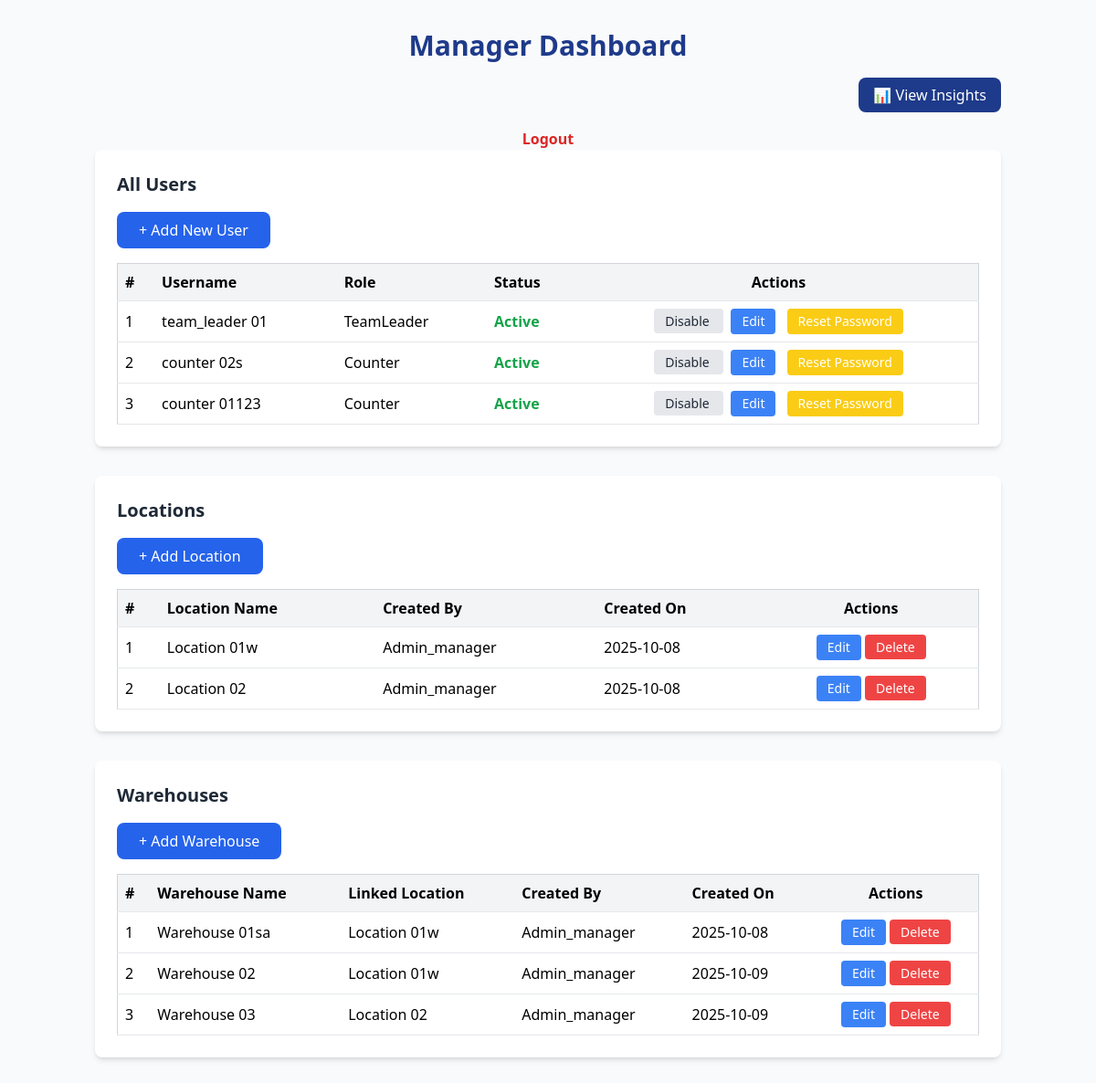
Before: /manager/dashboard (signed in) with the older database file.
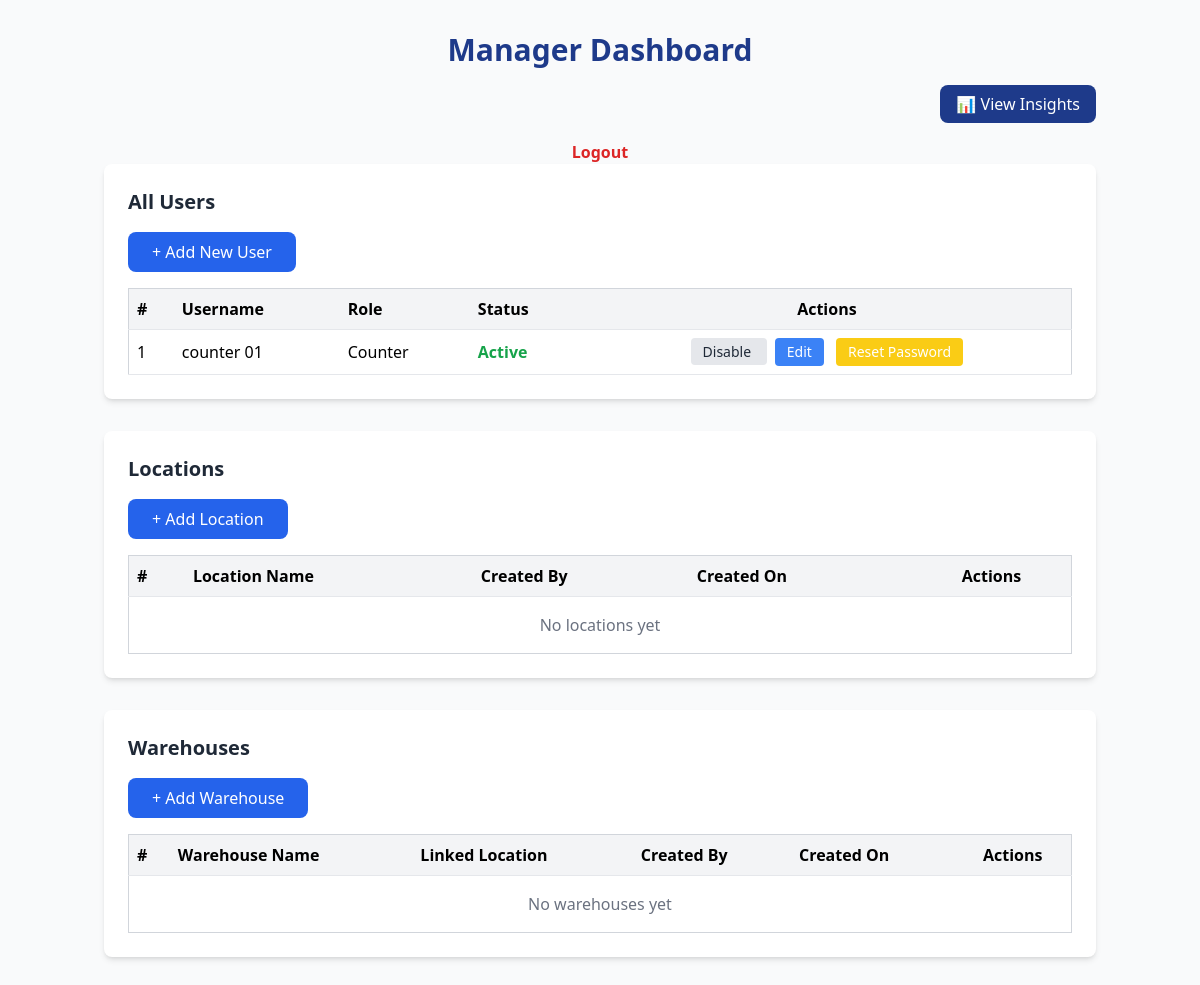
After: the same page with the newer database file.
### app/models.py (models this page shows, shortened)
class User(db.Model, UserMixin):
    __tablename__ = "users"
    id = db.Column(db.Integer, primary_key=True)
    username = db.Column(db.String(100), unique=True, nullable=False)
    password_hash = db.Column(db.String(255), nullable=False)
    role = db.Column(db.String(50))
    is_active = db.Column(db.Boolean, default=True)

class Location(db.Model):
    __tablename__ = "locations"
    id = db.Column(db.Integer, primary_key=True)
    name = db.Column(db.String(100), unique=True, nullable=False)
    created_by = db.Column(db.String(100))
    created_on = db.Column(db.DateTime, default=datetime.utcnow)
    warehouses = db.relationship("Warehouse", backref="location", lazy=True)
    scan_lines = db.relationship("ScanLine", backref="location", lazy=True)
    scan_records = db.relationship("ScanRecord", backref="location", lazy=True)

class Warehouse(db.Model):
    __tablename__ = "warehouses"
    id = db.Column(db.Integer, primary_key=True)
    warehouse_name = db.Column(db.String(100), unique=True, nullable=False)
    location_id = db.Column(
        db.Integer,
        db.ForeignKey("locations.id", name="fk_warehouse_location_id"),
        nullable=False,
    )
    created_by = db.Column(db.String(100))
    created_on = db.Column(db.DateTime, default=datetime.utcnow)
    scan_lines = db.relationship("ScanLine", backref="warehouse", lazy=True)
    scan_records = db.relationship("ScanRecord", backref="warehouse", lazy=True)

### app/routes/manager.py (the view)
@bp.route("/dashboard")
@login_required
def dashboard():
    if current_user.role != "Manager":
        return "Unauthorized", 403
    users = User.query.filter(User.role != "Manager").all()
    locations = Location.query.all()
    warehouses = Warehouse.query.all()
    return render_template(
        "manager_dashboard.html",
        users=users,
        locations=locations,
        warehouses=warehouses
    )

### app/templates/manager_dashboard.html (shortened to what this page needs)
<!DOCTYPE html>
<html lang="en">
<head>
  <script src="https://cdn.tailwindcss.com"></script>
</head>
<body class="bg-gray-50 min-h-screen">
  <div class="container mx-auto px-4 py-8">
    <h1 class="text-3xl font-bold text-blue-900 mb-6 text-center">Manager Dashboard</h1>
    <div class="text-right mb-6">
      <a href="{{ url_for('manager.insights') }}"
         class="text-white py-2 px-4 rounded-lg bg-blue-900 hover:bg-blue-800 transition">
         📊 View Insights
      </a>
    </div>
    <div class="text-center mt-6">
      <a href="{{ url_for('auth.logout') }}"
         class="text-red-600 font-semibold hover:underline">
         Logout
      </a>
    </div>
    <div class="bg-white p-6 rounded-lg shadow-md mb-8">
      <h2 class="text-xl font-semibold mb-4 text-gray-800">All Users</h2>
      <button id="openAddUserModal"
              class="bg-blue-600 text-white px-6 py-2 rounded-lg hover:bg-blue-700 transition mb-4">
        + Add New User
      </button>
      <table class="w-full border border-gray-300 text-left">
        <thead class="bg-gray-100">
          <tr>
            <th class="p-2 border-b">#</th>
            <th class="p-2 border-b">Username</th>
            <th class="p-2 border-b">Role</th>
            <th class="p-2 border-b">Status</th>
            <th class="p-2 border-b text-center">Actions</th>
          </tr>
        </thead>
        <tbody>
          {% for user in users %}
          <tr class="hover:bg-gray-50">
            <td class="p-2 border-b">{{ loop.index }}</td>
            <td class="p-2 border-b">{{ user.username }}</td>
            <td class="p-2 border-b">{{ user.role }}</td>
            <td class="p-2 border-b">
              {% if user.is_active %}
                <span class="text-green-600 font-semibold">Active</span>
              {% else %}
                <span class="text-red-600 font-semibold">Disabled</span>
              {% endif %}
            </td>
            <td class="p-2 border-b text-center space-x-2">
              <a href="{{ url_for('manager.toggle_user', user_id=user.id) }}"
                 class="text-sm bg-gray-200 hover:bg-gray-300 text-gray-800 px-3 py-1 rounded">
                 {% if user.is_active %}Disable{% else %}Enable{% endif %}
              </a>
              <button onclick="openEditUserModal({{ user.id }}, '{{ user.username }}', '{{ user.role }}')"
                      class="text-sm bg-blue-500 hover:bg-blue-600 text-white px-3 py-1 rounded">
                Edit
              </button>
              <button onclick="openPasswordModal({{ user.id }}, '{{ user.username }}')"
                      class="text-sm bg-yellow-400 hover:bg-yellow-500 text-white px-3 py-1 rounded">
                Reset Password
              </button>
            </td>
          </tr>
          {% else %}
          <tr><td colspan="5" class="p-4 text-center text-gray-500">No users yet</td></tr>
          {% endfor %}
        </tbody>
      </table>
    </div>
    <div class="bg-white p-6 rounded-lg shadow-md mb-8">
      <h2 class="text-xl font-semibold mb-4 text-gray-800">Locations</h2>
      <button id="openAddLocationModal"
              class="bg-blue-600 text-white px-6 py-2 rounded-lg hover:bg-blue-700 transition mb-4">
        + Add Location
      </button>
      <table class="w-full border border-gray-300 text-left">
        <thead class="bg-gray-100">
          <tr>
            <th class="p-2 border-b">#</th>
            <th class="p-2 border-b">Location Name</th>
            <th class="p-2 border-b">Created By</th>
            <th class="p-2 border-b">Created On</th>
            <th class="p-2 border-b text-center">Actions</th>
          </tr>
        </thead>
        <tbody>
          {% for location in locations %}
          <tr class="hover:bg-gray-50">
            <td class="p-2 border-b">{{ loop.index }}</td>
            <td class="p-2 border-b">{{ location.name }}</td>
            <td class="p-2 border-b">{{ location.created_by or '-' }}</td>
            <td class="p-2 border-b">{{ location.created_on.strftime('%Y-%m-%d') }}</td>
            <td class="p-2 border-b text-center">
              <button onclick="openEditLocationModal({{ location.id }}, '{{ location.name }}')"
                      class="text-sm bg-blue-500 hover:bg-blue-600 text-white px-3 py-1 rounded">
                Edit
              </button>
              <a href="{{ url_for('manager.delete_location', location_id=location.id) }}"
                 class="text-sm bg-red-500 hover:bg-red-600 text-white px-3 py-1 rounded"
                 onclick="return confirm('Delete this location?');">
                 Delete
              </a>
            </td>
          </tr>
          {% else %}
          <tr><td colspan="5" class="p-4 text-center text-gray-500">No locations yet</td></tr>
          {% endfor %}
        </tbody>
      </table>
    </div>
    <div class="bg-white p-6 rounded-lg shadow-md mb-8">
      <h2 class="text-xl font-semibold mb-4 text-gray-800">Warehouses</h2>
      <button id="openAddWarehouseModal"
              class="bg-blue-600 text-white px-6 py-2 rounded-lg hover:bg-blue-700 transition mb-4">
        + Add Warehouse
      </button>
      <table class="w-full border border-gray-300 text-left">
        <thead class="bg-gray-100">
          <tr>
            <th class="p-2 border-b">#</th>
            <th class="p-2 border-b">Warehouse Name</th>
            <th class="p-2 border-b">Linked Location</th>
            <th class="p-2 border-b">Created By</th>
            <th class="p-2 border-b">Created On</th>
            <th class="p-2 border-b text-center">Actions</th>
          </tr>
        </thead>
        <tbody>
          {% for warehouse in warehouses %}
          <tr class="hover:bg-gray-50">
            <td class="p-2 border-b">{{ loop.index }}</td>
            <td class="p-2 border-b">{{ warehouse.warehouse_name }}</td>
            <td class="p-2 border-b">{{ warehouse.location.name }}</td>
            <td class="p-2 border-b">{{ warehouse.created_by or '-' }}</td>
            <td class="p-2 border-b">{{ warehouse.created_on.strftime('%Y-%m-%d') }}</td>
            <td class="p-2 border-b text-center">
              <button onclick="openEditWarehouseModal({{ warehouse.id }}, '{{ warehouse.warehouse_name }}', {{ warehouse.location.id }})"
                      class="text-sm bg-blue-500 hover:bg-blue-600 text-white px-3 py-1 rounded">
                Edit
              </button>
              <a href="{{ url_for('manager.delete_warehouse', warehouse_id=warehouse.id) }}"
                 class="text-sm bg-red-500 hover:bg-red-600 text-white px-3 py-1 rounded"
                 onclick="return confirm('Delete this warehouse?');">Delete</a>
            </td>
          </tr>
          {% else %}
          <tr><td colspan="6" class="p-4 text-center text-gray-500">No warehouses yet</td></tr>
          {% endfor %}
        </tbody>
      </table>
    </div>
  </div>
</body>
</html>

Changed rows visible on the page:
removed User: username "counter 02s", role "Counter", is_active "Active"
removed User: username "counter 01123", role "Counter", is_active "Active"
removed Location: name "Location 01w", created_by "Admin_manager", created_on "2025-10-08"
removed Location: name "Location 02", created_by "Admin_manager", created_on "2025-10-08"
removed Warehouse: warehouse_name "Warehouse 01sa", location.name "Location 01w", created_by "Admin_manager", created_on "2025-10-08"
removed Warehouse: warehouse_name "Warehouse 02", location.name "Location 01w", created_by "Admin_manager", created_on "2025-10-09"
removed Warehouse: warehouse_name "Warehouse 03", location.name "Location 02", created_by "Admin_manager", created_on "2025-10-09"
changed User: username "team_leader 01" → "counter 01"; role "TeamLeader" → "Counter"
Other visible differences:
text now shown: "No locations yet No warehouses yet"
